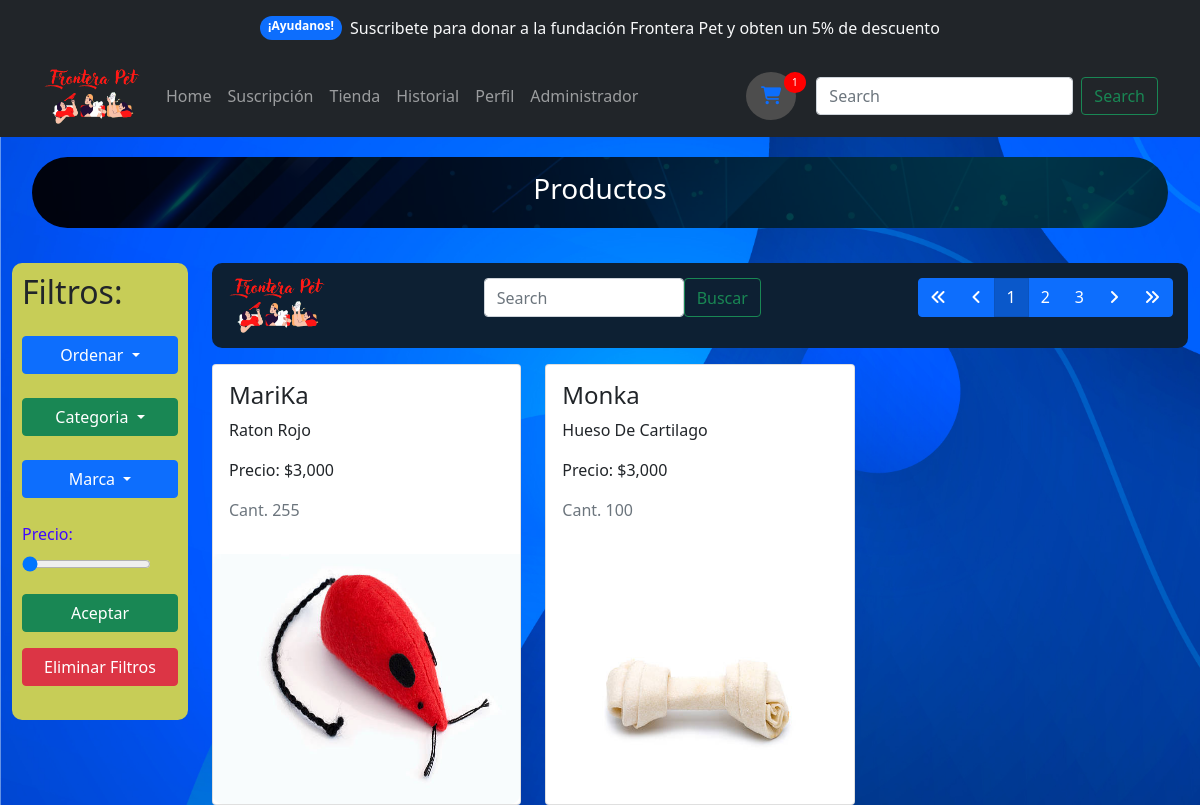
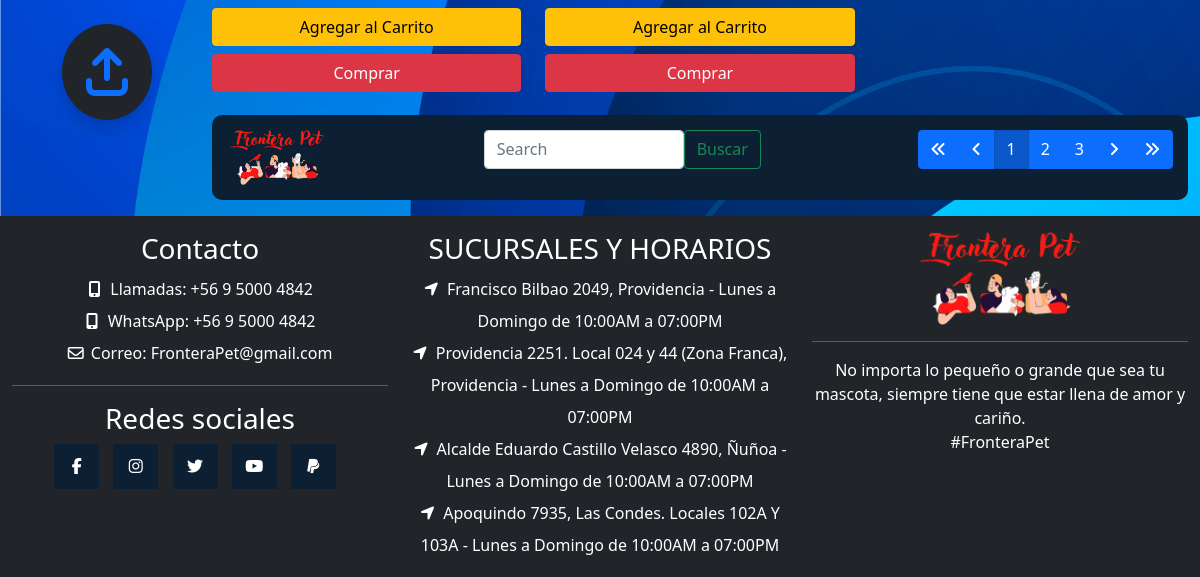
The page /stock/ (signed in) on the database as committed earlier (2 pictures, top to bottom).
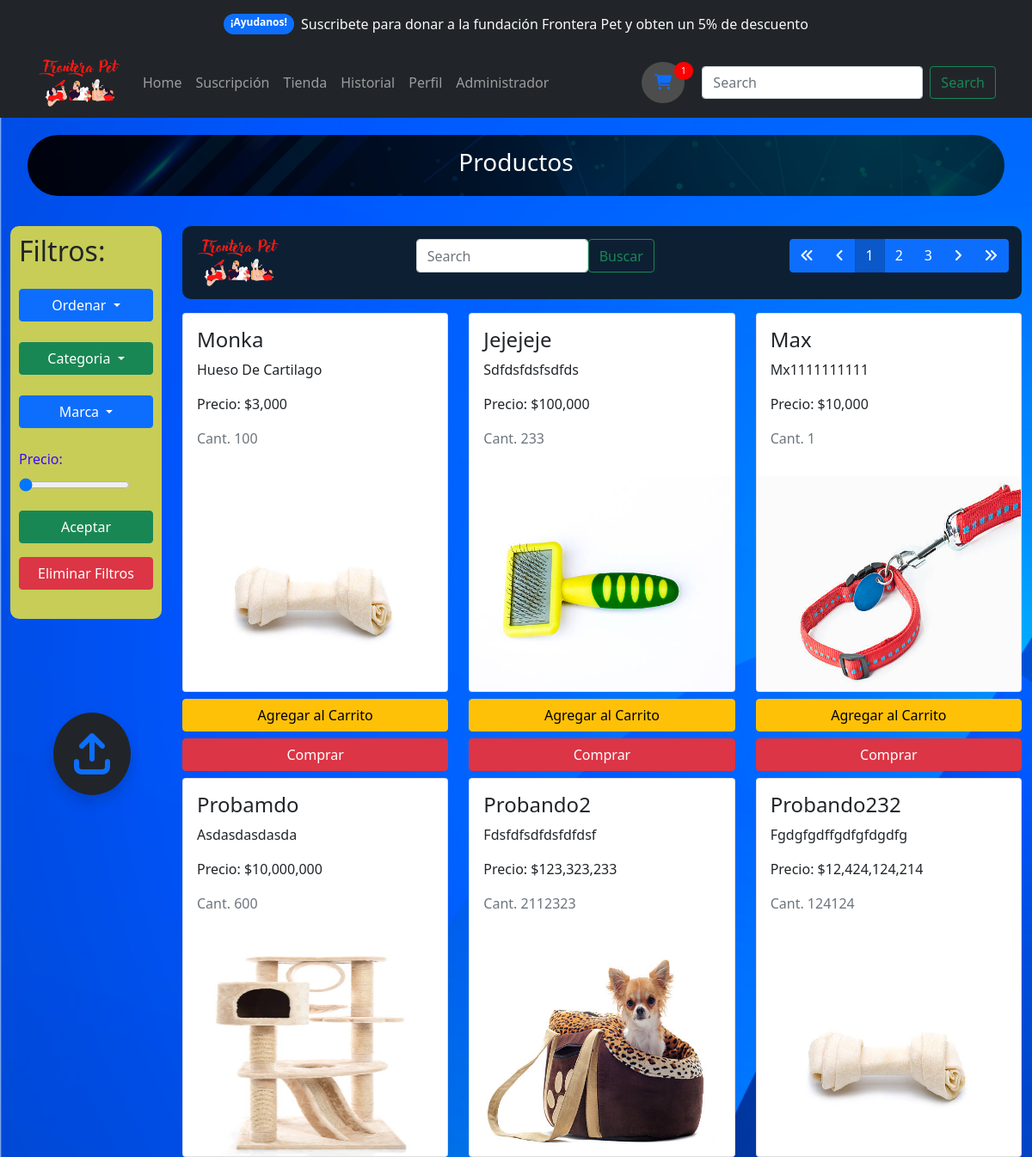
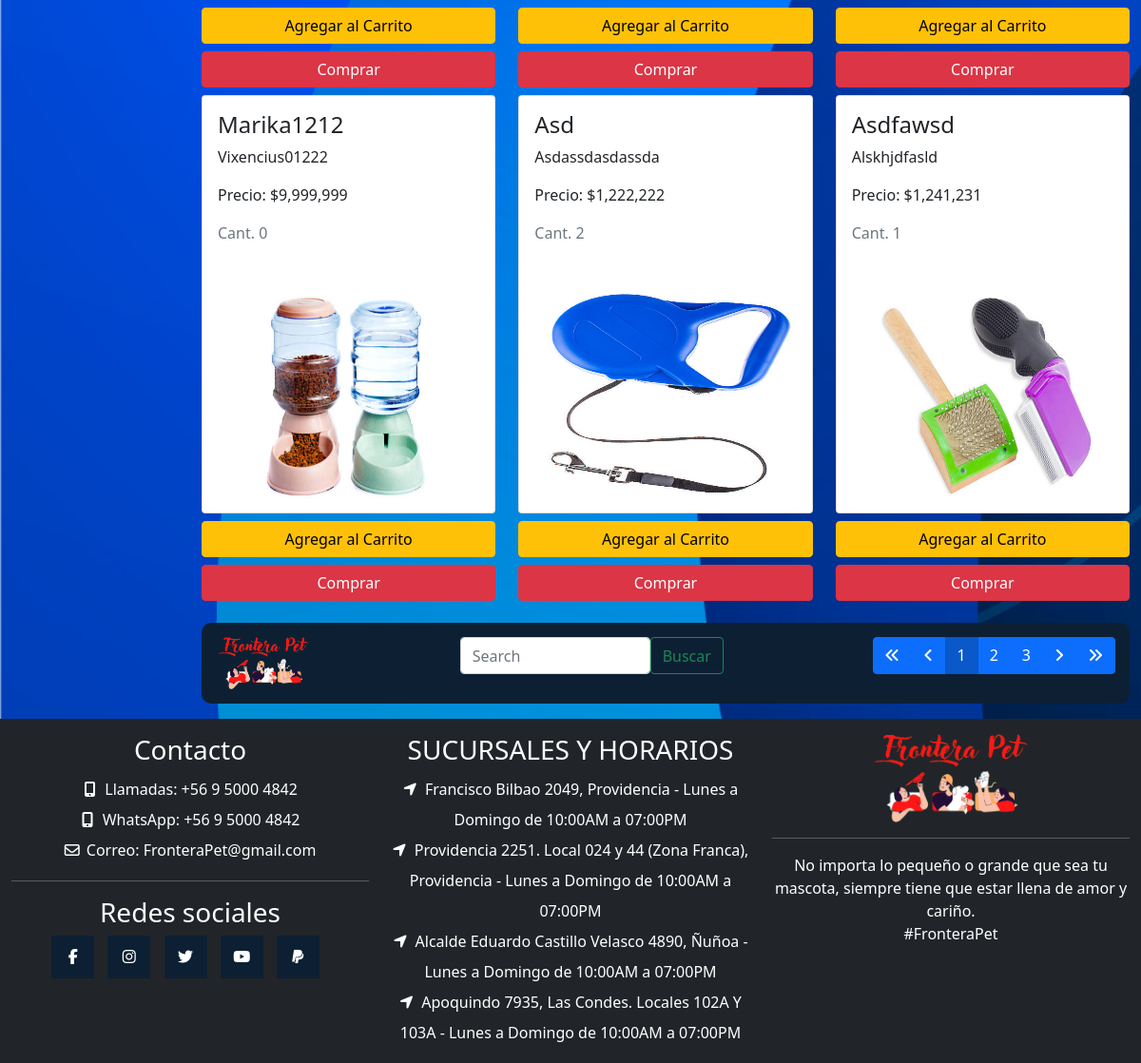
The same page on the database as committed later (2 pictures, top to bottom).
### app/models.py (models this page shows, shortened)
class Producto(models.Model):
    codigo = models.IntegerField(null=False,primary_key=True)
    nombre = models.CharField(max_length=60)
    marca = models.CharField(max_length=60)
    precio = models.IntegerField()
    stock = models.IntegerField()
    tipo = models.ForeignKey(TipoProducto, on_delete=models.CASCADE)
    imagen = models.ImageField(upload_to="productos", null=True)
    created_at = models.DateField(auto_now_add=True)
    update_at = models.DateField(auto_now=True)
    class Meta:
        db_table = 'db_Producto'

### app/views.py (the view, shortened to what this page needs)
# urls.py: path('stock/', stock, name='stock'),
@login_required
def stock(request):
    productosAll = Producto.objects.all()
    datos = {
        'listaProductos' : productosAll
    }
    return render(request, 'app/carrito/stock.html', datos)

### app/models.py (called while the page is built)
    def __str__(self):
        return self.tipo

### app/templates/app/carrito/stock.html (shortened to what the changed rows need)
{% extends 'app/base.html' %}
{% load static %}
{% load humanize %}
{% block alerta %}
<link rel="stylesheet" href="https://cdnjs.cloudflare.com/ajax/libs/limonte-sweetalert2/11.4.9/sweetalert2.css" />
{% endblock alerta %}
{% block contenido %}
    <section>
        <div class="container-fluid">
            <div class="col-lg-12 col-sm-12 col-12">
                <div class="row">
                    <div class="col-lg-2 col-sm-2 col-12">
                    <div class="filtros">
                        <h2>Filtros:</h2>
                    </div>
                    </div>
                    <div class="col-lg-10 col-sm-10 col-12">
                        <div class="col-lg-12 col-sm-12 col-12">
                            <div class="row card-stock justify-content-start">
                                {% for aux in listaProductos %}
                                <div class="col-lg-4 col-sm-4 col-6">
                                    <div class="card">
                                        <div class="card-body">
                                            <h4 class="card-title">{{ aux.marca | capfirst }}</h4>
                                            <p class="card-text">{{ aux.nombre | title }}</p>
                                            <p class="card-text">Precio: ${{ aux.precio | intcomma }}</p>
                                            <p class="text-secondary">Cant. {{ aux.stock }}</p>
                                        </div>
                                        {% if aux.imagen %}
                                        <img class="card-img-top" width="100px" src="{{ aux.imagen.url }}" alt="Card image">
                                        {% else %}
                                        <img src="{% static 'app/img/stock/stock-juego-1.jpg' %}" class="img-fluid item-img w-100 mb-3">
                                        {% endif %}
                                    </div>
                                    <div class="d-grid mt-2 ">
                                        <form action="" method="POST">
                                            <div class="d-grid">
                                                <button type="submit" class="btn btn-warning btn-block mb-2">Agregar al Carrito</button>
                                            </div>
                                        </form>
                                        <a href="{% url 'pagar' %}" class="btn btn-danger btn-block mb-2">Comprar</a>
                                    </div>
                                </div>
                                {% endfor %}
                            </div>
                        </div>
                    </div>
                </div>
            </div>
        </div>
    </section>
{% endblock %}

Rows that differ between the two databases and show on the page:
removed Producto: marca "MariKa", nombre "Raton Rojo", precio "3,000", stock "255", imagen (picture)
added Producto: marca "Jejejeje", nombre "Sdfdsfdsfsdfds", precio "100,000", stock "233", imagen (picture)
added Producto: marca "Max", nombre "Mx1111111111", precio "10,000", stock "1", imagen (picture)
added Producto: marca "Probamdo", nombre "Asdasdasdasda", precio "10,000,000", stock "600", imagen (picture)
added Producto: marca "Probando2", nombre "Fdsfdfsdfdsfdfdsf", precio "123,323,233", stock "2112323", imagen (picture)
added Producto: marca "Probando232", nombre "Fgdgfgdffgdfgfdgdfg", precio "12,424,124,214", stock "124124", imagen (picture)
added Producto: marca "Marika1212", nombre "Vixencius01222", precio "9,999,999", stock "0", imagen (picture)
added Producto: marca "Asd", nombre "Asdassdasdassda", precio "1,222,222", stock "2", imagen (picture)
added Producto: marca "Asdfawsd", nombre "Alskhjdfasld", precio "1,241,231", stock "1", imagen (picture)
